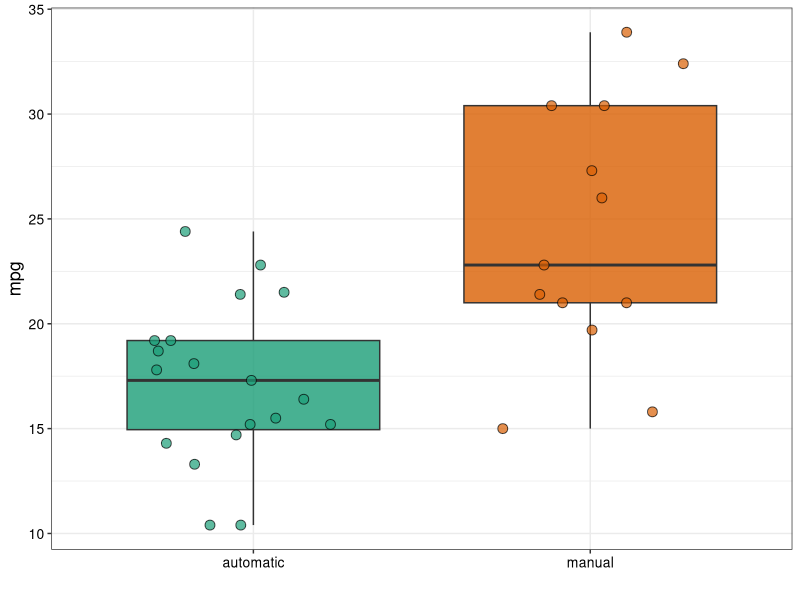
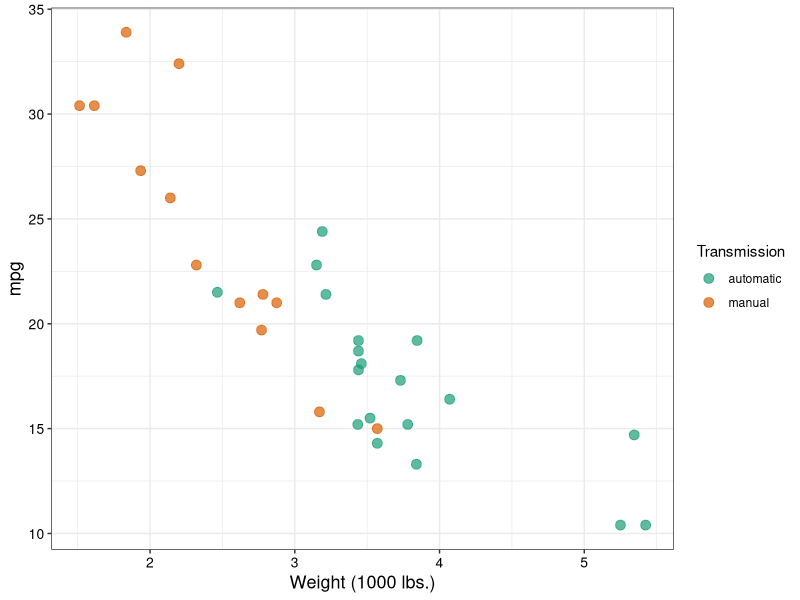
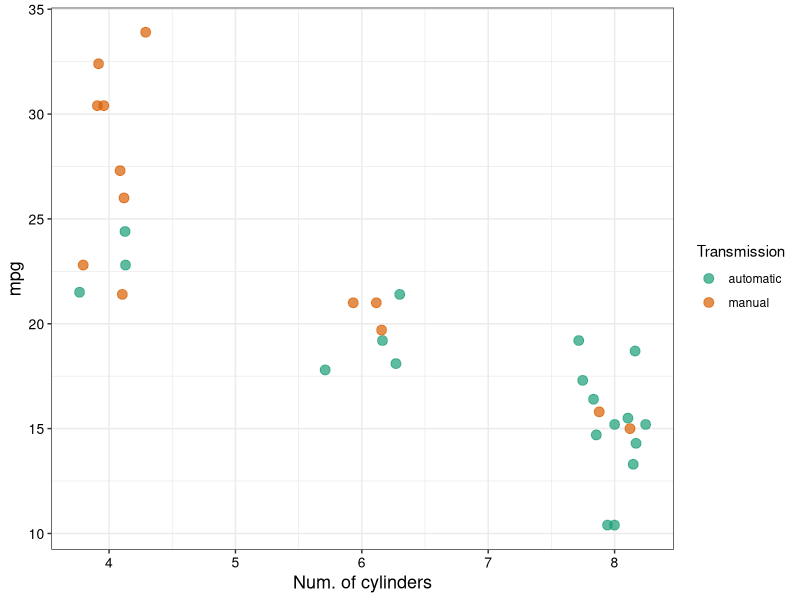
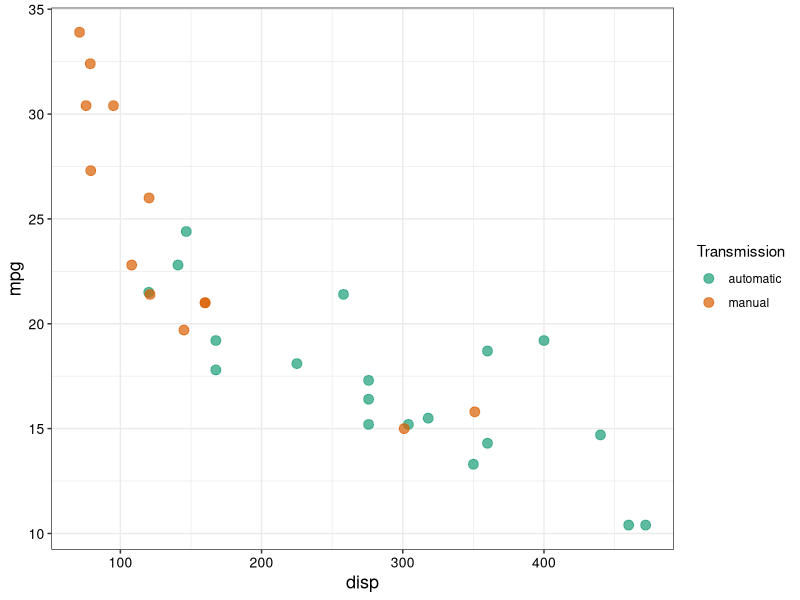
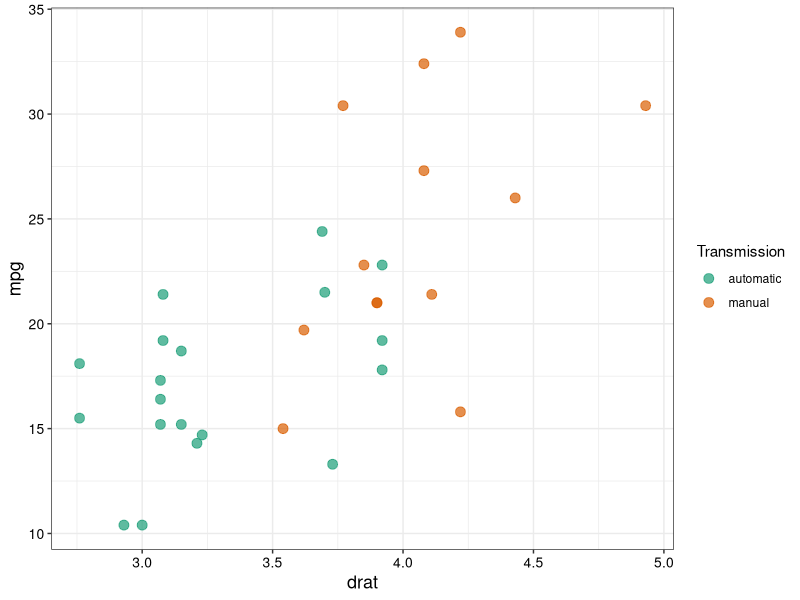
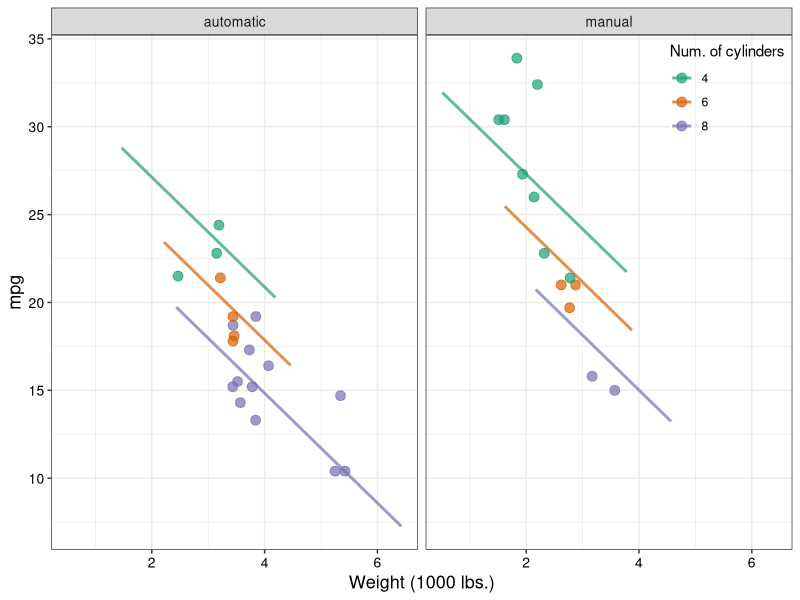
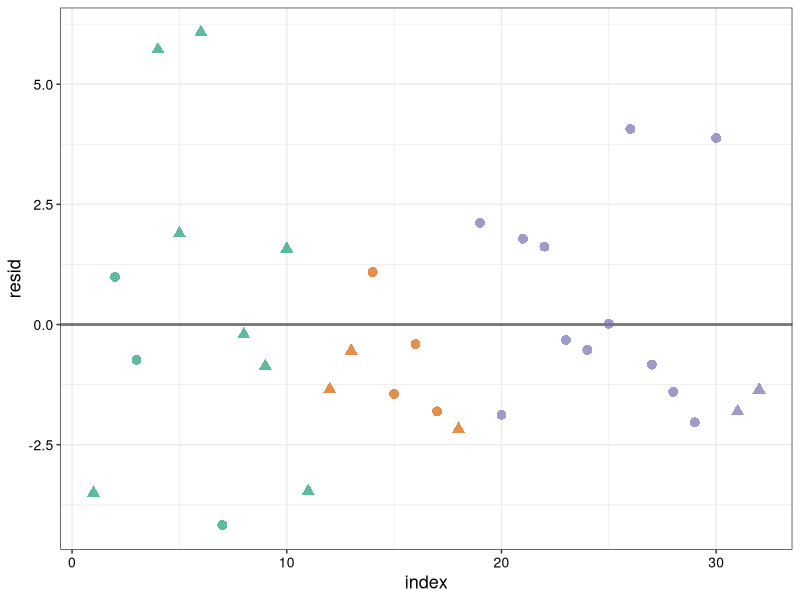
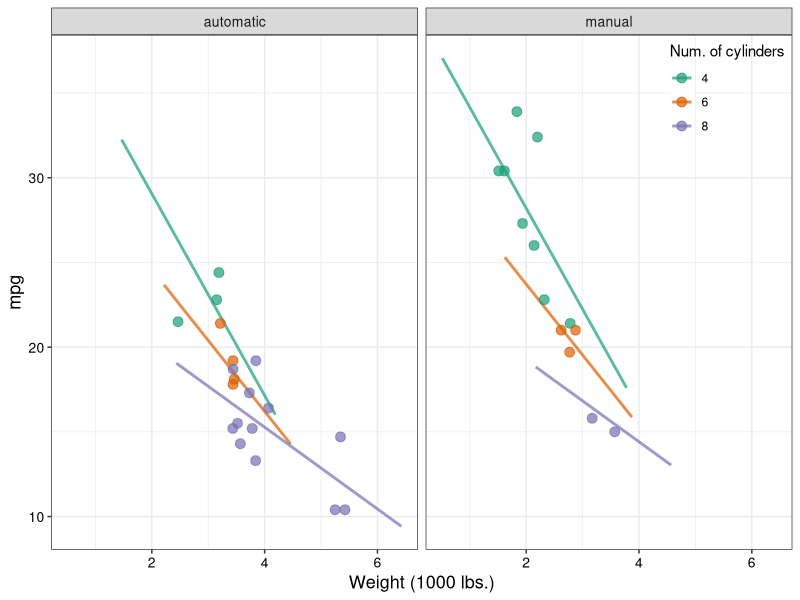

The R source for these figures, in order:
## ---- chunk 1
knitr::opts_chunk$set(fig.align = "center",
                      fig.height = 3,
                      fig.width = 5)
## ---- chunk 2
# Load the data and take a quick peek at it
data(mtcars)
head(mtcars)
# Take a look at its structure. All of the variable
# are numeric. This will have to change later.
str(mtcars)
sum(!complete.cases(mtcars)) # Make sure there are no missing values
## ---- chunk 3
# Load up libraries
library(ggplot2)
library(dplyr)
library(tidyr)

# Make transmission (am) and engine type (vs) 
# factor variables instead of numeric
mtcars <- mtcars %>% mutate(am = factor(am, levels = c("0", "1"), labels = c("automatic", "manual")),
                            vs = factor(vs, c("0", "1"), c("V", "S")))
## ---- chunk 4
# Make some custom palettes just because I feel like seeing different colors.
color.palette <- scale_color_brewer(palette = "Dark2", guide = FALSE)
fill.palette <- scale_fill_brewer(palette = "Dark2", guide = FALSE)

# Make some theme elements to make the plots look nice and
# easy to read:

# plot.theme creates a simple that's easy to look at
plot.theme <- theme_bw() +
        theme(axis.title = element_text(size = 13),
              axis.text = element_text(size = 10, color = "black"),
              strip.text = element_text(size = 10))

# legend.top.right puts the legend in the top right corner of the plot
legend.top.right <- theme(legend.justification = c(1,1),
                          legend.position = c(1,1),
                          legend.background = element_rect(fill = "transparent"))
## ---- chunk 5
# First look at mpg vs. am
ggplot(mtcars, aes(am, mpg)) + 
        geom_boxplot(aes(fill = am), alpha = .8) +
        geom_jitter(aes(fill = am), shape = 21, size = 3, height = 0, width = .3, alpha = .7) +
        fill.palette +
        labs(x = "") +
        plot.theme
## ---- chunk 6
ggplot(mtcars, aes(wt, mpg)) +
        geom_point(aes(color = am), size = 3, alpha = .7) +
        labs(x = "Weight (1000 lbs.)") +
        scale_color_brewer(palette = "Dark2", name = "Transmission") +
        plot.theme
## ---- chunk 7
ggplot(mtcars, aes(cyl, mpg)) + 
        geom_jitter(aes(color = am), size = 3, alpha = .7, height = 0, width = .3) +
        labs(x = "Num. of cylinders") +
        scale_color_brewer(palette = "Dark2", name = "Transmission") +
        plot.theme
## ---- chunk 8
ggplot(mtcars, aes(disp, mpg)) +
        geom_point(aes(color = am), size = 3, alpha = .7) +
        scale_color_brewer(palette = "Dark2", name = "Transmission") +
        plot.theme
## ---- chunk 9
ggplot(mtcars, aes(drat, mpg)) +
        geom_point(aes(color = am), size = 3, alpha = .7) +
        scale_color_brewer(palette = "Dark2", name = "Transmission") +
        plot.theme
## ---- chunk 10
# Generate sequential models
model.data <- list()
models <- list()
model.summaries <- list()
model.data[[1]] <- mtcars %>% select(mpg, cyl, disp, hp, drat, wt, am, gear, carb)
models[[1]] <- lm(mpg ~ ., model.data[[1]])
model.summaries[[1]] <- summary(models[[1]])
for(i in 1:(length(model.data[[1]])-2)){
        parms <- coef(model.summaries[[i]])
        amindex <- which(rownames(parms) == "ammanual")
        parms <- parms[-amindex,]
        var <- names(which.max(parms[,4]))
        varindex <- which(names(model.data[[i]]) == var)
        model.data[[i+1]] <- model.data[[i]][,-varindex]
        models[[i+1]] <- lm(mpg ~ ., model.data[[i+1]])
        model.summaries[[i+1]] <- summary(models[[i+1]])
}

# Analysis of variance
anova(models[[8]], models[[7]], models[[6]],
      models[[5]], models[[4]], models[[3]],
      models[[2]], models[[1]])

# Pick the final model
final.model <- models[[6]]
summary(final.model)
## ---- chunk 11
confint(final.model)[4,]
## ---- chunk 12
# Create new data containing predicted values from final.model 
# to mtcars dataset that extend slightly beyond the range of the
# data so the lines don't look stupid.
pred <- mtcars %>% group_by(am, cyl) %>% 
        mutate(lower = range(wt)[1]-1,
                  upper = range(wt)[2]+1) %>% 
        select(cyl, am, lower, upper) %>% 
        gather("bound", "wt", lower:upper) %>% 
        select(-bound) %>% 
        ungroup
pred$pred <- predict(final.model, newdata = pred)

# Plot mpg vs. weight, colored by number of cylinders
# Lines are predicted values from final.model
ggplot(mtcars, aes(wt, mpg)) +
        geom_line(data = pred, aes(wt, pred, color = factor(cyl)), size = 1, alpha = .7) +
        geom_point(aes(color = factor(cyl)), size = 3, alpha = .7) +
        scale_color_brewer(palette = "Dark2", name = "Num. of cylinders") +
        facet_wrap(~ am) +
        labs(x = "Weight (1000 lbs.)",
             y = "mpg") +
        plot.theme +
        legend.top.right
## ---- chunk 13
mtcars$resid <- resid(final.model)
mtcars <- mtcars %>% arrange(cyl) %>% mutate(index = 1:nrow(mtcars))
ggplot(mtcars, aes(index, resid)) +
        geom_hline(yintercept = 0, size = 1, alpha = .5) +
        geom_point(aes(color = factor(cyl), shape = am), size = 3, alpha = .7) +
        scale_shape_discrete(guide = FALSE) +
        color.palette +
        plot.theme
## ---- chunk 14
# This time I'll fit a model that includes an interaction
# term between number of cylinders and car weight. The
# residuals look much better.
final.model2 <- lm(mpg ~ am + cyl*wt, mtcars)
summary(final.model2)
mtcars2 <- mtcars %>% mutate(resid = resid(final.model2)) %>% 
        arrange(cyl) %>% 
        mutate(index = 1:nrow(mtcars))

# Visualized again
pred2 <- mtcars %>% group_by(am, cyl) %>% 
        mutate(lower = range(wt)[1]-1,
               upper = range(wt)[2]+1) %>% 
        select(cyl, am, lower, upper) %>% 
        gather("bound", "wt", lower:upper) %>% 
        select(-bound) %>% 
        ungroup
pred2$pred <- predict(final.model2, newdata = pred2)

ggplot(mtcars2, aes(wt, mpg)) +
        geom_line(data = pred2, aes(wt, pred, color = factor(cyl)), size = 1, alpha = .7) +
        geom_point(aes(color = factor(cyl)), size = 3, alpha = .7) +
        scale_color_brewer(palette = "Dark2", name = "Num. of cylinders") +
        facet_wrap(~ am) +
        labs(x = "Weight (1000 lbs.)",
             y = "mpg") +
        plot.theme +
        legend.top.right
## ---- chunk 15
# Plot the residuals
ggplot(mtcars2, aes(index, resid)) +
        geom_hline(yintercept = 0, size = 1, alpha = .5) +
        geom_point(aes(color = factor(cyl), shape = am), size = 3, alpha = .7) +
        labs(title = "Residuals") +
        scale_shape_discrete(guide = FALSE) +
        color.palette +
        plot.theme


## ---- chunk 16
summary(lm(mpg ~ am + cyl*wt, mtcars))
## ---- chunk 17
confint(lm(mpg ~ am + cyl*wt, mtcars))[2,]
